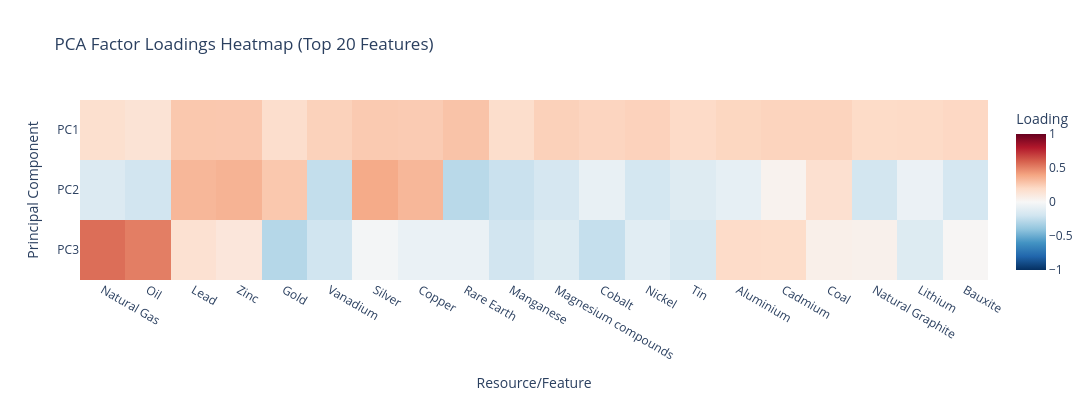
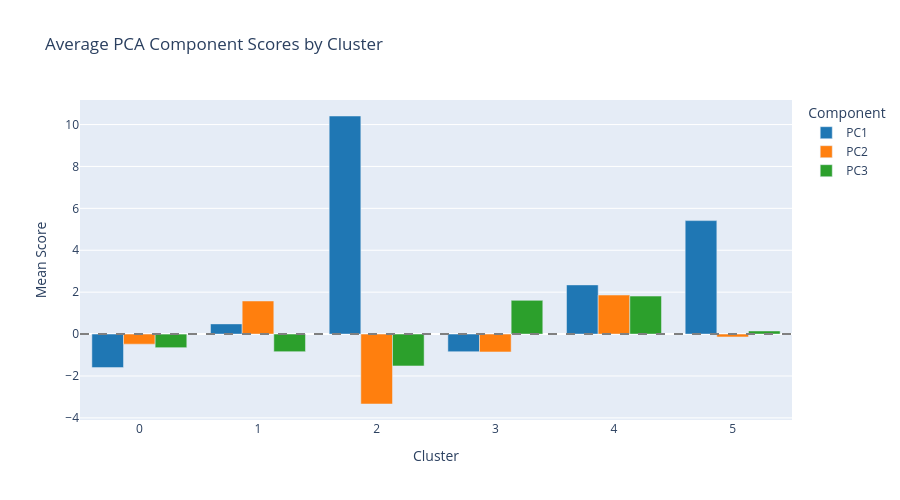
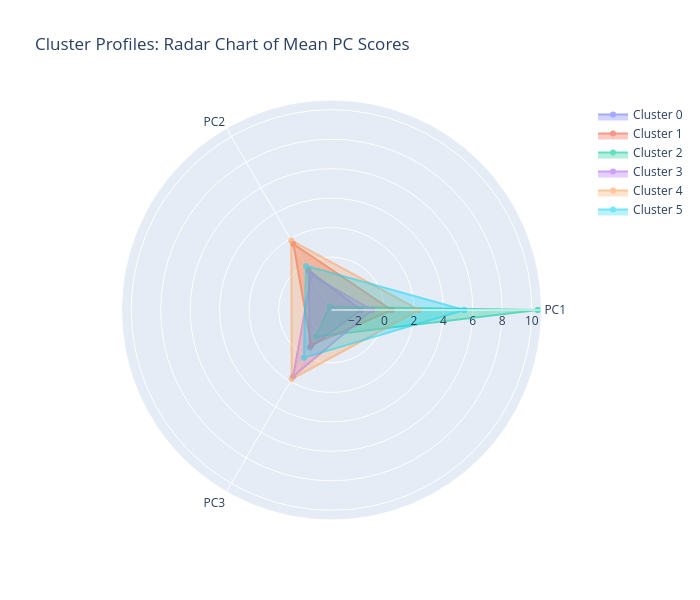

Notebook source saved alongside these figures, in order:
### Code cell
# =============================================================================
# PART A: Complete Factor Loadings for All 3 PCA Components
# =============================================================================

# Get loadings (correlations between original variables and PCs)
loadings_full = pd.DataFrame(
    pca.components_.T,
    columns=['PC1', 'PC2', 'PC3'],
    index=feature_cols
)

# Display top loadings for each component
print("=" * 70)
print("FACTOR LOADINGS BY PRINCIPAL COMPONENT")
print("=" * 70)

for pc in ['PC1', 'PC2', 'PC3']:
    var_explained = pca.explained_variance_ratio_[int(pc[-1])-1] * 100
    print(f"\n{pc} ({var_explained:.1f}% variance explained)")
    print("-" * 50)
    
    # Sort by absolute loading value
    sorted_loadings = loadings_full[pc].reindex(
        loadings_full[pc].abs().sort_values(ascending=False).index
    )
    
    # Show top 10 positive and negative loadings
    print("\nTop 10 Positive Loadings:")
    top_pos = sorted_loadings[sorted_loadings > 0].head(10)
    for feat, val in top_pos.items():
        print(f"  {feat:40s} {val:+.4f}")
    
    print("\nTop 10 Negative Loadings:")
    top_neg = sorted_loadings[sorted_loadings < 0].head(10)
    for feat, val in top_neg.items():
        print(f"  {feat:40s} {val:+.4f}")

# =============================================================================
# PART B: Loadings Heatmap Visualisation
# =============================================================================

# Select top features by overall importance
top_20_features = loadings_full.abs().sum(axis=1).nlargest(20).index

fig_loadings = px.imshow(
    loadings_full.loc[top_20_features].T,
    labels=dict(x="Resource/Feature", y="Principal Component", color="Loading"),
    title="PCA Factor Loadings Heatmap (Top 20 Features)",
    color_continuous_scale='RdBu_r',
    aspect='auto',
    zmin=-1, zmax=1
)
fig_loadings.update_layout(width=1200, height=400)
fig_loadings.show()

# =============================================================================
# PART C: Cluster Profile - Average PC Scores by Cluster
# =============================================================================

print("\n" + "=" * 70)
print("CLUSTER PROFILES: AVERAGE PCA COMPONENT SCORES")
print("=" * 70)

cluster_means = pca_df.groupby('Cluster')[['PC1', 'PC2', 'PC3']].mean()
cluster_stds = pca_df.groupby('Cluster')[['PC1', 'PC2', 'PC3']].std()
cluster_counts = pca_df.groupby('Cluster').size()

print("\nMean PC Scores by Cluster:")
print(cluster_means.round(3).to_string())

print("\nCluster Sizes:")
print(cluster_counts.to_string())

# Interpretation table
print("\n" + "-" * 70)
print("CLUSTER INTERPRETATION:")
print("-" * 70)

for cluster in sorted(pca_df['Cluster'].unique()):
    n = cluster_counts[cluster]
    pc1_mean = cluster_means.loc[cluster, 'PC1']
    pc2_mean = cluster_means.loc[cluster, 'PC2']
    pc3_mean = cluster_means.loc[cluster, 'PC3']
    
    print(f"\nCluster {cluster} (n={n}):")
    print(f"  PC1: {pc1_mean:+.2f}  |  PC2: {pc2_mean:+.2f}  |  PC3: {pc3_mean:+.2f}")
    
    # Sample countries
    sample = pca_df[pca_df['Cluster'] == cluster]['Country'].head(5).tolist()
    print(f"  Sample countries: {', '.join(sample)}")

# =============================================================================
# PART D: Visualise Cluster Means
# =============================================================================

cluster_means_long = cluster_means.reset_index().melt(
    id_vars='Cluster',
    var_name='Component',
    value_name='Mean Score'
)

fig_cluster = px.bar(
    cluster_means_long,
    x='Cluster',
    y='Mean Score',
    color='Component',
    barmode='group',
    title='Average PCA Component Scores by Cluster',
    color_discrete_sequence=['#1f77b4', '#ff7f0e', '#2ca02c']
)
fig_cluster.update_layout(width=900, height=500)
fig_cluster.add_hline(y=0, line_dash="dash", line_color="gray")
fig_cluster.show()

# =============================================================================
# PART E: Radar Chart for Cluster Profiles
# =============================================================================

fig_radar = go.Figure()

for cluster in sorted(pca_df['Cluster'].unique()):
    values = cluster_means.loc[cluster].tolist()
    values.append(values[0])  # Close the radar
    
    fig_radar.add_trace(go.Scatterpolar(
        r=values,
        theta=['PC1', 'PC2', 'PC3', 'PC1'],
        name=f'Cluster {cluster}',
        fill='toself',
        opacity=0.6
    ))

fig_radar.update_layout(
    polar=dict(radialaxis=dict(visible=True)),
    title='Cluster Profiles: Radar Chart of Mean PC Scores',
    width=700,
    height=600
)
fig_radar.show()

### Figure 1 — Plotly figure (JSON) as saved in the notebook; plotly's stock layout.template omitted (floating-point values rounded to 4 significant figures)
{"data": [{"coloraxis": "coloraxis", "hovertemplate": "Resource/Feature: %{x}<br>Principal Component: %{y}<br>Loading: %{z}<extra></extra>", "name": "0", "type": "heatmap", "x": ["Natural Gas", "Oil", "Lead", "Zinc", "Gold", "Vanadium", "Silver", "Copper", "Rare Earth", "Manganese", "Magnesium compounds", "Cobalt", "Nickel", "Tin", "Aluminium", "Cadmium", "Coal", "Natural Graphite", "Lithium", "Bauxite"], "xaxis": "x", "y": ["PC1", "PC2", "PC3"], "yaxis": "y", "z": [[0.1662, 0.1418, 0.2717, 0.2709, 0.1754, 0.234, 0.2631, 0.2575, 0.2888, 0.1805, 0.2366, 0.2213, 0.2315, 0.1969, 0.216, 0.2247, 0.2258, 0.1952, 0.2011, 0.2099], [-0.1415, -0.1945, 0.3337, 0.3481, 0.2719, -0.2437, 0.3796, 0.3328, -0.2747, -0.2226, -0.175, -0.08112, -0.1827, -0.1337, -0.09157, 0.03691, 0.1615, -0.1912, -0.06537, -0.1768], [0.5593, 0.5132, 0.1557, 0.118, -0.2877, -0.1997, -0.02157, -0.06809, -0.07055, -0.1971, -0.137, -0.2386, -0.1141, -0.1704, 0.1922, 0.186, 0.05942, 0.04851, -0.1366, 0.01368]]}], "layout": {"coloraxis": {"cmax": 1, "cmin": -1, "colorbar": {"title": {"text": "Loading"}}, "colorscale": [[0, "rgb(5,48,97)"], [0.1, "rgb(33,102,172)"], [0.2, "rgb(67,147,195)"], [0.3, "rgb(146,197,222)"], [0.4, "rgb(209,229,240)"], [0.5, "rgb(247,247,247)"], [0.6, "rgb(253,219,199)"], [0.7, "rgb(244,165,130)"], [0.8, "rgb(214,96,77)"], [0.9, "rgb(178,24,43)"], [1, "rgb(103,0,31)"]]}, "height": 400, "title": {"text": "PCA Factor Loadings Heatmap (Top 20 Features)"}, "width": 1200, "xaxis": {"anchor": "y", "domain": [0, 1], "title": {"text": "Resource/Feature"}}, "yaxis": {"anchor": "x", "autorange": "reversed", "domain": [0, 1], "title": {"text": "Principal Component"}}}}

### Figure 2 — Plotly figure (JSON) as saved in the notebook; plotly's stock layout.template omitted (floating-point values rounded to 4 significant figures)
{"data": [{"alignmentgroup": "True", "hovertemplate": "Component=PC1<br>Cluster=%{x}<br>Mean Score=%{y}<extra></extra>", "legendgroup": "PC1", "marker": {"color": "#1f77b4", "pattern": {"shape": ""}}, "name": "PC1", "offsetgroup": "PC1", "orientation": "v", "showlegend": true, "textposition": "auto", "type": "bar", "x": ["0", "1", "2", "3", "4", "5"], "xaxis": "x", "y": [-1.6, 0.4861, 10.41, -0.8401, 2.347, 5.415], "yaxis": "y"}, {"alignmentgroup": "True", "hovertemplate": "Component=PC2<br>Cluster=%{x}<br>Mean Score=%{y}<extra></extra>", "legendgroup": "PC2", "marker": {"color": "#ff7f0e", "pattern": {"shape": ""}}, "name": "PC2", "offsetgroup": "PC2", "orientation": "v", "showlegend": true, "textposition": "auto", "type": "bar", "x": ["0", "1", "2", "3", "4", "5"], "xaxis": "x", "y": [-0.4815, 1.579, -3.337, -0.8529, 1.863, -0.136], "yaxis": "y"}, {"alignmentgroup": "True", "hovertemplate": "Component=PC3<br>Cluster=%{x}<br>Mean Score=%{y}<extra></extra>", "legendgroup": "PC3", "marker": {"color": "#2ca02c", "pattern": {"shape": ""}}, "name": "PC3", "offsetgroup": "PC3", "orientation": "v", "showlegend": true, "textposition": "auto", "type": "bar", "x": ["0", "1", "2", "3", "4", "5"], "xaxis": "x", "y": [-0.6489, -0.8381, -1.521, 1.609, 1.813, 0.1488], "yaxis": "y"}], "layout": {"barmode": "group", "height": 500, "legend": {"title": {"text": "Component"}, "tracegroupgap": 0}, "shapes": [{"line": {"color": "gray", "dash": "dash"}, "type": "line", "x0": 0, "x1": 1, "xref": "x domain", "y0": 0, "y1": 0, "yref": "y"}], "title": {"text": "Average PCA Component Scores by Cluster"}, "width": 900, "xaxis": {"anchor": "y", "domain": [0, 1], "title": {"text": "Cluster"}}, "yaxis": {"anchor": "x", "domain": [0, 1], "title": {"text": "Mean Score"}}}}

### Figure 3 — Plotly figure (JSON) as saved in the notebook; plotly's stock layout.template omitted (floating-point values rounded to 4 significant figures)
{"data": [{"fill": "toself", "name": "Cluster 0", "opacity": 0.6, "r": [-1.6, -0.4815, -0.6489, -1.6], "theta": ["PC1", "PC2", "PC3", "PC1"], "type": "scatterpolar"}, {"fill": "toself", "name": "Cluster 1", "opacity": 0.6, "r": [0.4861, 1.579, -0.8381, 0.4861], "theta": ["PC1", "PC2", "PC3", "PC1"], "type": "scatterpolar"}, {"fill": "toself", "name": "Cluster 2", "opacity": 0.6, "r": [10.41, -3.337, -1.521, 10.41], "theta": ["PC1", "PC2", "PC3", "PC1"], "type": "scatterpolar"}, {"fill": "toself", "name": "Cluster 3", "opacity": 0.6, "r": [-0.8401, -0.8529, 1.609, -0.8401], "theta": ["PC1", "PC2", "PC3", "PC1"], "type": "scatterpolar"}, {"fill": "toself", "name": "Cluster 4", "opacity": 0.6, "r": [2.347, 1.863, 1.813, 2.347], "theta": ["PC1", "PC2", "PC3", "PC1"], "type": "scatterpolar"}, {"fill": "toself", "name": "Cluster 5", "opacity": 0.6, "r": [5.415, -0.136, 0.1488, 5.415], "theta": ["PC1", "PC2", "PC3", "PC1"], "type": "scatterpolar"}], "layout": {"height": 600, "polar": {"radialaxis": {"visible": true}}, "title": {"text": "Cluster Profiles: Radar Chart of Mean PC Scores"}, "width": 700}}
